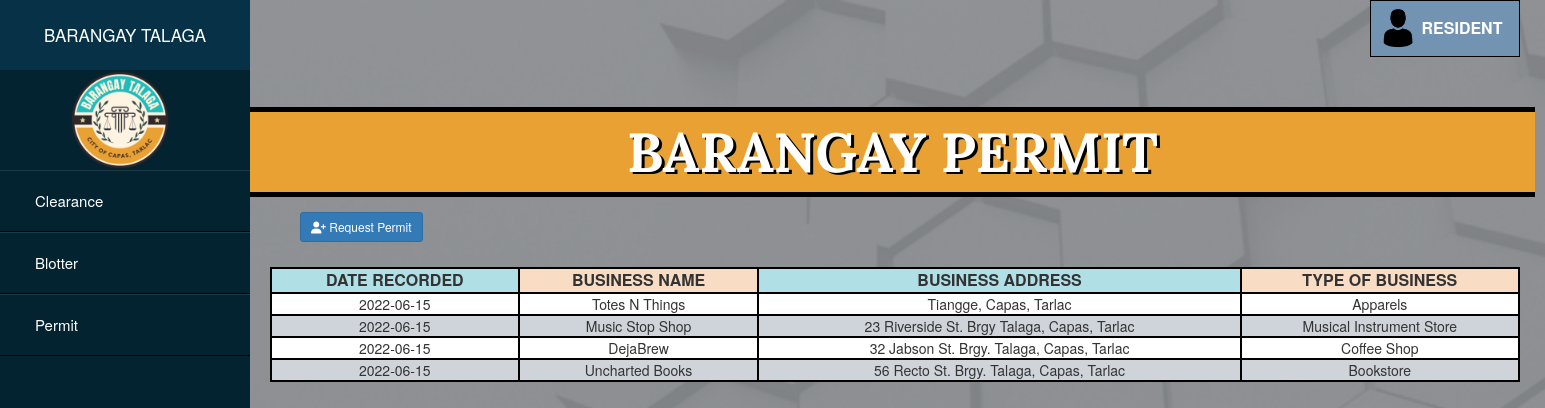
Screenshot of /resident/res_per.php with the database file from the repository.
### tables this page shows
CREATE TABLE `permit` (
  `id` int(11) NOT NULL,
  `date` varchar(11) NOT NULL,
  `resident` varchar(50) NOT NULL,
  `businessname` varchar(50) NOT NULL,
  `address` varchar(50) NOT NULL,
  `type` varchar(50) NOT NULL,
  `orno` int(11) NOT NULL,
  `amount` int(11) NOT NULL,
  `status` varchar(11) NOT NULL
);

### resident/res_per.php (the view, shortened to what this page needs)
<?php
$link = mysqli_connect("localhost", "root", "", "barangaydb");
?>
<!DOCTYPE html>
<html lang="en" dir="ltr">
    <head>
        <link rel="stylesheet" href="../css/res_permit.css">
        <link rel="stylesheet" href="https://maxcdn.bootstrapcdn.com/bootstrap/3.4.1/css/bootstrap.min.css">
</head>
<body style="background-image: url(../images/main.png); background-repeat: no-repeat; background-size: cover;">
    <div class="sidebar">
        <header>BARANGAY TALAGA</header>
        <img src="../images/logo.png">
        <ul>
            <li><a href="res_clear.php">Clearance</a></li>
            <li><a href="res_blot.php">Blotter</a></li>
            <li><a href="res_per.php">Permit</a></li>
        </ul>
    </div>
          <div class="dropdown">
          <img src="../images/person.png">
          <button onclick="myFunction()" class="dropbtn" >RESIDENT</button>
        </div>
    <div>
    <div class="header">
        <h1>BARANGAY PERMIT</h1>
    </div>
    <div class="add-delete">
       <a href="addform_per.php"> <button class="btn btn-primary btn-sm"><i class="fa fa-user-plus" aria-hidden="true"></i> Request Permit</button></a>
    </div>
    <div class="grid">
        <form method="post">
        <table class="table-box">
            <thead>
                <tr>
                    <th style="background-color: powderblue; text-align: center;">DATE RECORDED</th>
                    <th style="background-color: #f9dcc4; text-align: center;">BUSINESS NAME</th>
                    <th style="background-color: powderblue; text-align: center;">BUSINESS ADDRESS</th>
                    <th style="background-color: #f9dcc4; text-align: center;">TYPE OF BUSINESS</th>
                </tr>
            </thead>
            <tbody>
                <?php
                    $sql = mysqli_query($link, "select * from permit where status = 'active'");
                    while($row = mysqli_fetch_array($sql))
                    {
                echo'
                <tr>
                    <td>' .$row['date'].  '</td>
                    <td>' .$row['businessname'].  '</td>
                    <td>' .$row['address']. '</td>
                    <td>' .$row['type'].  '</td> ';
                   echo '</td>
                </tr>';
                    }
                    ?>
            </tbody>
        </table>
        </form>
    </div>
</div>
</body>
</html>

### css/res_permit.css (style rules this page uses)
body { font-family: 'Roboto', sans-serif; }
* { margin: 0; padding: 0; list-style: none; text-decoration: none; }
.sidebar { position: absolute; width: 250px; height: 100%; background: #042331; }
.sidebar header { font-size: 17px; color: white; text-align: center; line-height: 70px; background: #063146; user-select: none; }
.sidebar ul a { display: block; height: 100%; width: 100%; line-height: 60px; font-size: 15px; color: white; padding-left: 35px; box-sizing: border-box; border-top: 1px solid rgba(255,255,255,.1); border-bottom: 1px solid black; }
img { width: 100px; margin-left: 70px; }
.header { position: absolute; width: 1285px; margin-left: 250px; margin-top: 50px; border-top: 5px solid black; border-bottom: 5px solid black; padding-top: 20px; padding-bottom: 20px; text-align: center; background-color: #E9A134; }
.header h1 { font-size: 55px; margin-top: -10px; margin-bottom: -10px; font-weight: bolder; font-family: 'Lora', serif; color: white; text-shadow: 3px 2px black; }
.add-delete { position: absolute; margin-left: 300px; margin-top: 155px; }
th, td { border: 2px solid black; padding: 10px; text-align: center; }
th { font-size: 16px; }
tr:nth-child(odd) { background-color: white; }
tr:nth-child(even) { background-color: #ced4da; }
.table-box { position: absolute; margin-left: 270px; margin-top: 210px; width: 1250px; }
.dropbtn { background-color: #7393B3; color: white; padding: 16px; font-size: 16px; border: none; cursor: pointer; width: 150px; padding-left: 50px; font-weight: bolder; border: 1px solid black; }
.dropdown { position: relative; display: inline-block; margin-left: 1370px; }
.dropdown img { position: absolute; display: inline-block; margin-left: 8px; margin-top: 8px; height: 40px; width: 40px; }
h1 { margin-top: -10px; color: black; margin-left: 20px; }

### rows the page displays
permit: date "2022-06-15", businessname "Totes N Things", address "Tiangge, Capas, Tarlac", type "Apparels"
permit: date "2022-06-15", businessname "Music Stop Shop", address "23 Riverside St. Brgy Talaga, Capas, Tarlac", type "Musical Instrument Store"
permit: date "2022-06-15", businessname "DejaBrew", address "32 Jabson St. Brgy. Talaga, Capas, Tarlac", type "Coffee Shop"
permit: date "2022-06-15", businessname "Uncharted Books", address "56 Recto St. Brgy. Talaga, Capas, Tarlac", type "Bookstore"
